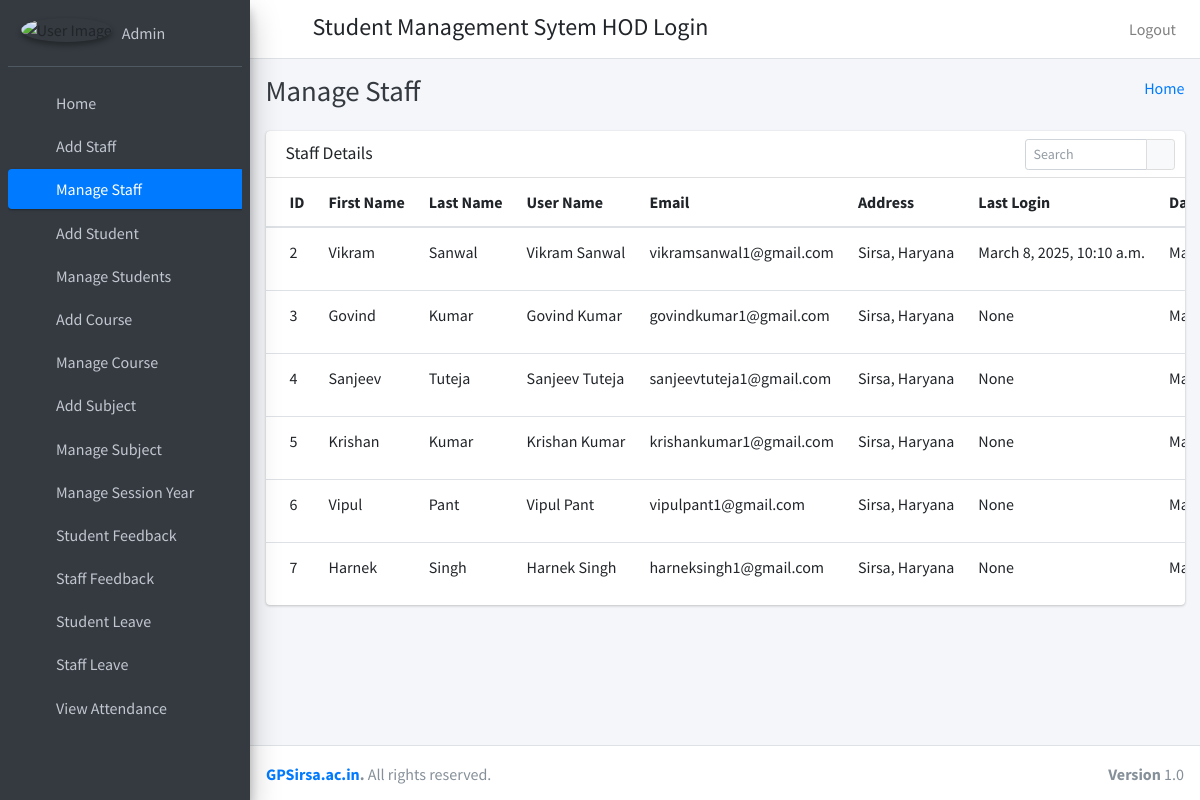
/manage_staff (signed in), run on an earlier commit of the app's database.
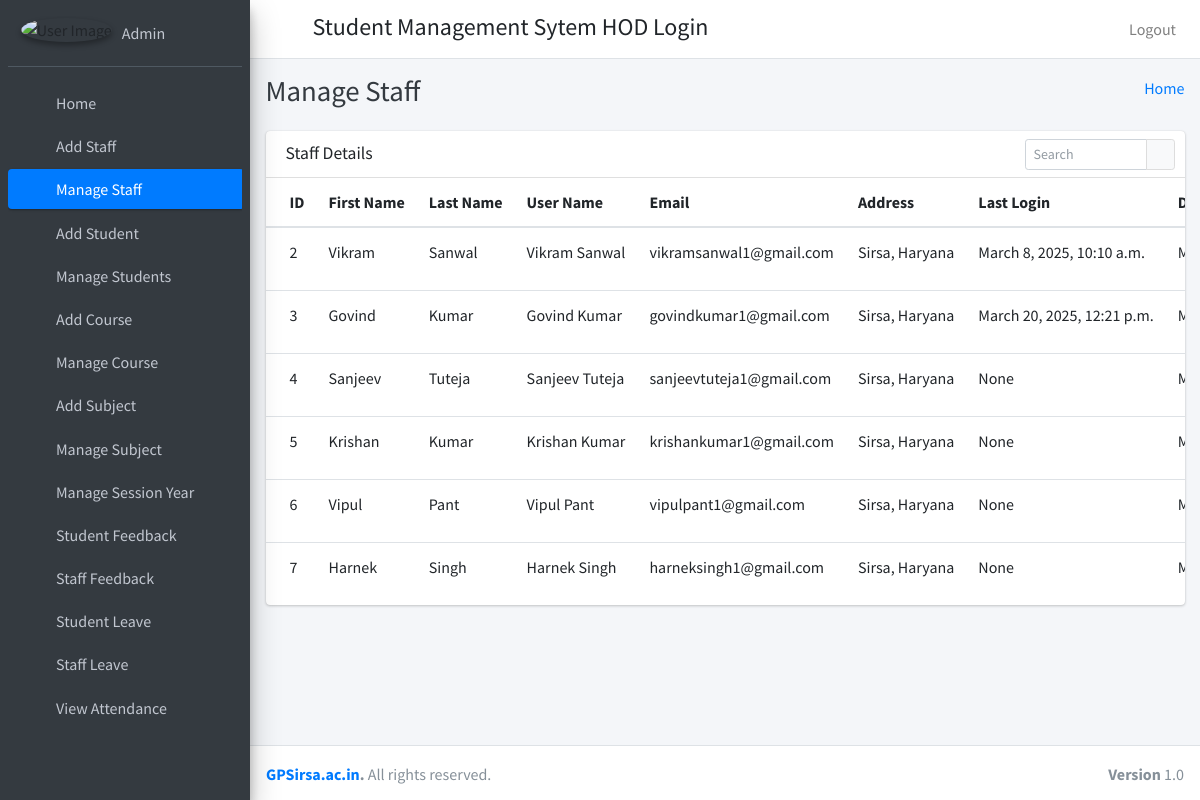
And on a later commit of the database.
### student_management_app/models.py (models this page shows)
class Staffs(models.Model):
    id=models.AutoField(primary_key=True)
    admin=models.OneToOneField(CustomUser,on_delete=models.CASCADE)
    address=models.TextField()
    created_at=models.DateTimeField(auto_now_add=True)
    updated_at=models.DateTimeField(auto_now_add=True)
    fcm_token=models.TextField(default="")
    objects=models.Manager()

class CustomUser(AbstractUser):
    user_type_data=((1,"HOD"),(2,"Staff"),(3,"Student"))
    user_type=models.CharField(default=1,choices=user_type_data,max_length=10)

### student_management_app/HodViews.py (the view)
# urls.py: path('manage_staff', HodViews.manage_staff,name="manage_staff"),
def manage_staff(request):
    staffs=Staffs.objects.all()
    return render(request,"hod_template/manage_staff_template.html",{"staffs":staffs})

### student_management_app/templates/hod_template/manage_staff_template.html (shortened to what this page needs)
{% extends 'hod_template/base_template.html' %}
{% block page_title %}
Manage Staff
{% endblock page_title %}
{% block main_content %}
    <section class="content">
      <div class="container-fluid">
           <div class="row">
          <div class="col-12">
            <div class="card">
              <div class="card-header">
                <h3 class="card-title">Staff Details</h3>
                <div class="card-tools">
                  <div class="input-group input-group-sm" style="width: 150px;">
                    <input type="text" name="table_search" class="form-control float-right" placeholder="Search">
                    <div class="input-group-append">
                      <button type="submit" class="btn btn-default"><i class="fas fa-search"></i></button>
                    </div>
                  </div>
                </div>
              </div>
              <div class="card-body table-responsive p-0">
                <table class="table table-hover text-nowrap">
                  <thead>
                    <tr>
                      <th>ID</th>
                      <th>First Name</th>
                      <th>Last Name</th>
                      <th>User Name</th>
                      <th>Email</th>
                      <th>Address</th>
                      <th>Last Login</th>
                      <th>Date Joined</th>
                    </tr>
                  </thead>
                  <tbody>
                  {% for staff in staffs %}
                    <tr>
                      <td>{{ staff.admin.id }}</td>
                      <td>{{ staff.admin.first_name }}</td>
                      <td>{{ staff.admin.last_name }}</td>
                      <td>{{ staff.admin.username }}</td>
                      <td>{{ staff.admin.email }}</td>
                      <td>{{ staff.address }}</td>
                      <td>{{ staff.admin.last_login }}</td>
                      <td>{{ staff.admin.date_joined }}</td>
                    </tr>
                  {% endfor %}
                  </tbody>
                </table>
              </div>
            </div>
          </div>
        </div>
      </div>
    </section>
{% endblock main_content %}

What changed in the data, as far as the page shows it:
changed through a linked row, Staffs "Govind": admin.last_login "None" → "March 20, 2025, 12:21 p.m."
